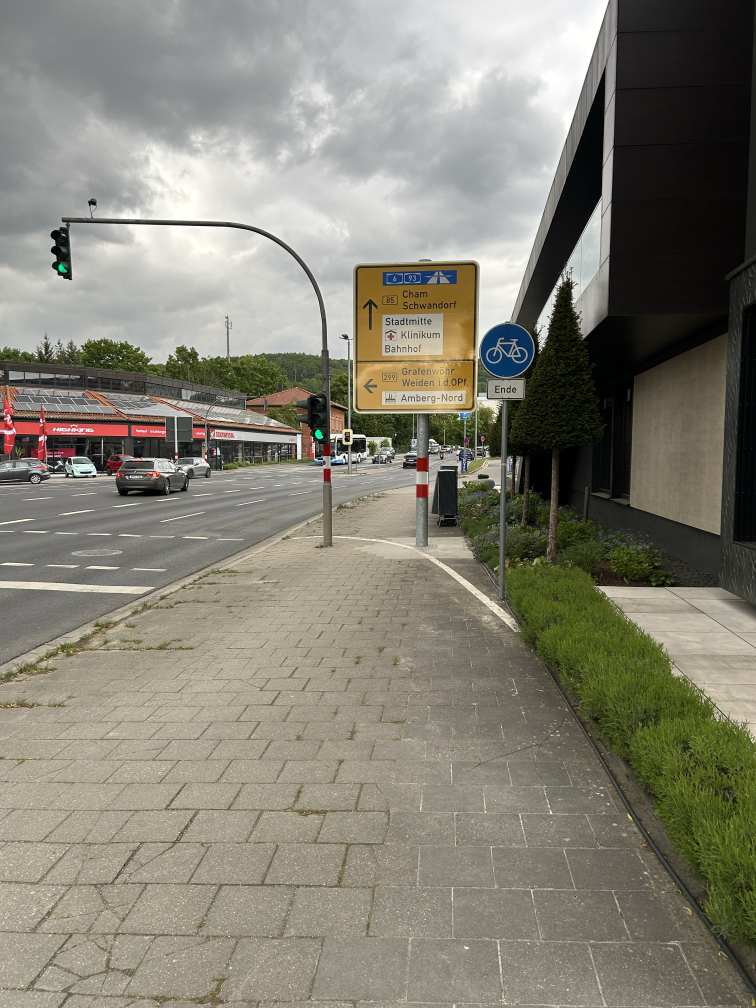
#> input picture data/selected/IMG_2499.jpg, 3024 x 4032 px, given in place of IMG_2499.png, which was not available (shown at 1/4 size)
$ jupyter execute Test_Pipeline_Plots.ipynb   (text cells are left out)
#> lines starting #> are read from the running program, lines starting #| are printed output that depends on the picture; after the words box and inside, x2 and y2 are one past the last pixel; in counts of white or black regions, pixels touching at a corner belong together; long printed decimals are rounded; pictures that were not available may be replaced by others from this repository, and a replacement may not be noted
[cell 1]
# Import
import cv2
import numpy as np
import matplotlib.pyplot as plt
from pathlib import Path

[cell 2]
# Bildpfad
IMAGE_PATH = "../data/selected/IMG_2499.png"

[cell 3]
img_bgr = cv2.imread(IMAGE_PATH)
#> img_bgr is the input picture: shape (4032, 3024, 3); mean B, G, R 116.5, 129.4, 132.1

# bgr zu rgb
img_rgb = cv2.cvtColor(img_bgr, cv2.COLOR_BGR2RGB)


plt.imshow(img_rgb)
#plt.axis('off')
plt.title('Original image')
plt.show()

[cell 4]
# Bilder skalieren
img_rgb.shape[1]
img_width = 800
scale =img_width / img_rgb.shape[1]

skaliertes_img = cv2.resize(img_rgb, (0, 0), fx=scale, fy=scale)

plt.imshow(skaliertes_img)
plt.title('Skaliertes Bild')
plt.show()

[cell 5]
img_rgb = skaliertes_img

[cell 6]
# Biletaral Filter

img_filtered = cv2.bilateralFilter(img_rgb, d=9, sigmaColor=75, sigmaSpace=75)

fig, axes = plt.subplots(1, 2, figsize=(20, 5))

axes[0].imshow(img_filtered)
axes[0].set_title("Biliteral Filter")
axes[0].axis('off')

axes[1].imshow(img_rgb)
axes[1].set_title("Original")
axes[1].axis('off')

plt.tight_layout()
plt.show()

[cell 7]
#Vorbvereitung
#rgb zu hsv (HE wird auf V-Kanal angewendet)
image_hsv_raw = cv2.cvtColor(img_filtered, cv2.COLOR_RGB2HSV)
#> image_hsv_raw: shape (1067, 800, 3); mean H, S, V 38.5, 45.5, 133.8
#print(image_hsv_raw.shape)
v_channel = image_hsv_raw[:, :, 2]
#print(v_channel.shape)
plt.imshow(v_channel, cmap='gray')

[cell 8]
# CLAHE erstellen und auf v-kanal
clahe = cv2.createCLAHE(clipLimit=2.0, tileGridSize=(8, 8))
v_clahe = clahe.apply(v_channel)


plt.imshow(v_channel, cmap='gray')
plt.title("ohne CLAHE")
plt.show()

plt.imshow(v_clahe, cmap='gray')
plt.title("CLAHE")
plt.show()

[cell 9]
# rgb zu hsv
img_hsv = cv2.cvtColor(img_filtered, cv2.COLOR_RGB2HSV)

[cell 10]
# hsv in die Kanäle untertielen
h_channel = img_hsv[:, :, 0]
s_channel = img_hsv[:, :, 1]
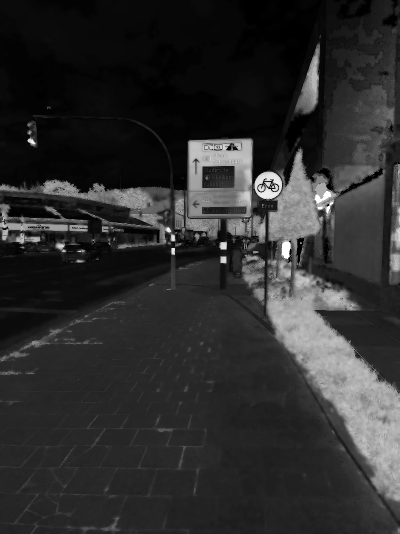
#> s_channel: shape (1067, 800) (shown at 1/2 size); min 0, max 255, mean 45.5
v_channel = img_hsv[:, :, 2]

#Kanäle anzeigen lassen
fig, axes = plt.subplots(1, 4, figsize=(20, 5))

axes[0].imshow(img_filtered)
axes[0].set_title("RGB picture")
axes[0].axis('off')

axes[1].imshow(h_channel, cmap='hsv')
axes[1].set_title("Hue channel")
axes[1].axis('off')

axes[2].imshow(s_channel, cmap='gray')
axes[2].set_title("Saturation channel")
axes[2].axis('off')

axes[3].imshow(v_channel, cmap='gray')
axes[3].set_title("Value channel")
axes[3].axis('off')

plt.tight_layout()
plt.show()

[cell 11]
# Maske/ Farbräume für das HSV Treshholding
masks = {
    "rot":   cv2.inRange(img_hsv,   np.array([0, 125, 50]), np.array([10, 255, 250]))
           | cv2.inRange(img_hsv,   np.array([170, 125, 50]), np.array([179, 255, 250])),
    "blau": cv2.inRange(img_hsv, np.array([90, 80, 50]),  np.array([120, 255, 255])),
    "gelb": cv2.inRange(img_hsv, np.array([18, 130, 100]),  np.array([27, 220, 200])),

}


# Die 3 Masken anzeigen lassen
fig, axes = plt.subplots(1, 4, figsize=(20, 5))
axes[0].imshow(img_filtered)
axes[0].set_title("Original + Bilieral Filter")
axes[0].axis('off')

axes[1].imshow(masks["rot"], cmap='gray')
axes[1].set_title("Rote Maske")
axes[1].axis('off')

axes[2].imshow(masks["blau"], cmap='gray')
axes[2].set_title("Blaue Maske")
axes[2].axis('off')

axes[3].imshow(masks["gelb"], cmap='gray')
axes[3].set_title("Gelbe Maske")
axes[3].axis('off')


plt.tight_layout()
plt.show()

[cell 12]
kernel_open  = cv2.getStructuringElement(cv2.MORPH_ELLIPSE, (4, 4))
kernel_close = cv2.getStructuringElement(cv2.MORPH_ELLIPSE, (7, 7))

mask_rot_clean  = cv2.morphologyEx(masks["rot"],  cv2.MORPH_OPEN,  kernel_open,  iterations=1)
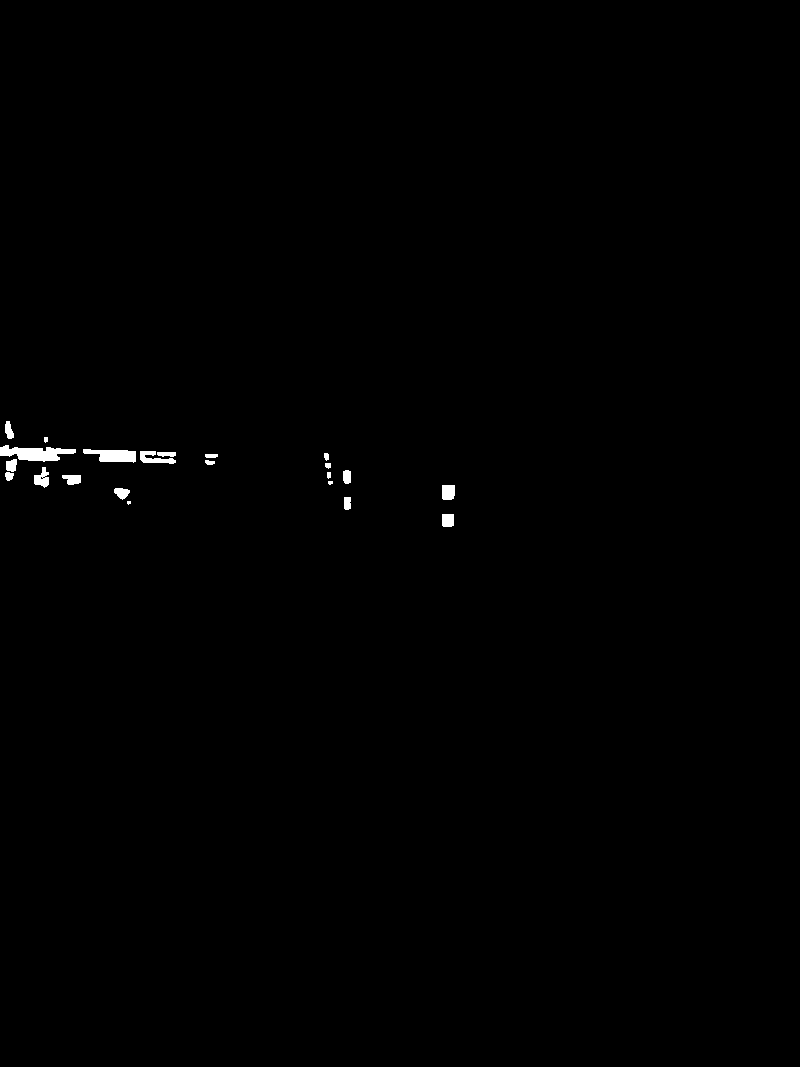
#> mask_rot_clean: shape (1067, 800); 0.36% white; 22 white regions (2 under 20 px), largest, box (x1, y1, x2, y2) and area: (0, 445, 76, 462) 757, (83, 449, 136, 463) 504, (140, 451, 176, 464) 246
mask_rot_clean  = cv2.morphologyEx(mask_rot_clean, cv2.MORPH_CLOSE, kernel_close, iterations=2)
#> mask_rot_clean: shape (1067, 800); 0.45% white; 9 white regions, largest, box (x1, y1, x2, y2) and area: (0, 421, 78, 488) 1704, (80, 449, 176, 464) 974, (324, 453, 351, 485) 340

mask_blau_clean = cv2.morphologyEx(masks["blau"], cv2.MORPH_OPEN,  kernel_open,  iterations=1)
#> mask_blau_clean: shape (1067, 800); 0.3% white; 12 white regions (3 under 20 px), largest, box (x1, y1, x2, y2) and area: (510, 344, 565, 400) 1724, (411, 289, 435, 300) 186, (469, 287, 484, 301) 150
mask_blau_clean = cv2.morphologyEx(mask_blau_clean, cv2.MORPH_CLOSE, kernel_close, iterations=2)
#> mask_blau_clean: shape (1067, 800); 0.37% white; 5 white regions (2 under 20 px), largest, box (x1, y1, x2, y2) and area: (510, 344, 565, 400) 2435, (406, 288, 462, 303) 489, (465, 287, 484, 301) 166

mask_gelb_clean = cv2.morphologyEx(masks["gelb"], cv2.MORPH_OPEN,  kernel_open,  iterations=1)
#> mask_gelb_clean: shape (1067, 800); 1% white; 5 white regions, box (x1, y1, x2, y2) and area: (379, 282, 504, 383) 6978, (380, 391, 427, 433) 915, (474, 382, 502, 433) 878, (380, 384, 395, 396) 104, (412, 390, 424, 396) 51
mask_gelb_clean = cv2.morphologyEx(mask_gelb_clean, cv2.MORPH_CLOSE, kernel_close, iterations=2)
#> mask_gelb_clean: shape (1067, 800); 1.2% white; 1 white region, box (x1, y1, x2, y2) and area: (379, 282, 504, 433) 10196

clean_masks = {
    "rot": mask_rot_clean,
    "blau": mask_blau_clean,
    "gelb": mask_gelb_clean
}

[cell 13]
# Vorher und nacheher vergleichen
fig, ((ax1, ax2), (ax3, ax4), (ax5, ax6)) = plt.subplots(3, 2, figsize=(12, 12))

ax1.imshow(masks["rot"], cmap='gray')
ax1.set_title("rot: vor Morphologie")
ax1.axis('off')

ax2.imshow(mask_rot_clean, cmap='gray')
ax2.set_title("rot: nach Opening + Closing")
ax2.axis('off')

ax3.imshow(masks["blau"], cmap='gray')
ax3.set_title("blau: vor Morphologie")
ax3.axis('off')

ax4.imshow(mask_blau_clean, cmap='gray')
ax4.set_title("blau: nach Opening + Closing")
ax4.axis('off')

ax5.imshow(masks["gelb"], cmap='gray')
ax5.set_title("gelb: vor Morphologie")
ax5.axis('off')

ax6.imshow(mask_gelb_clean, cmap='gray')
ax6.set_title("gelb: nach Opening + Closing")
ax6.axis('off')

plt.tight_layout()
plt.show()
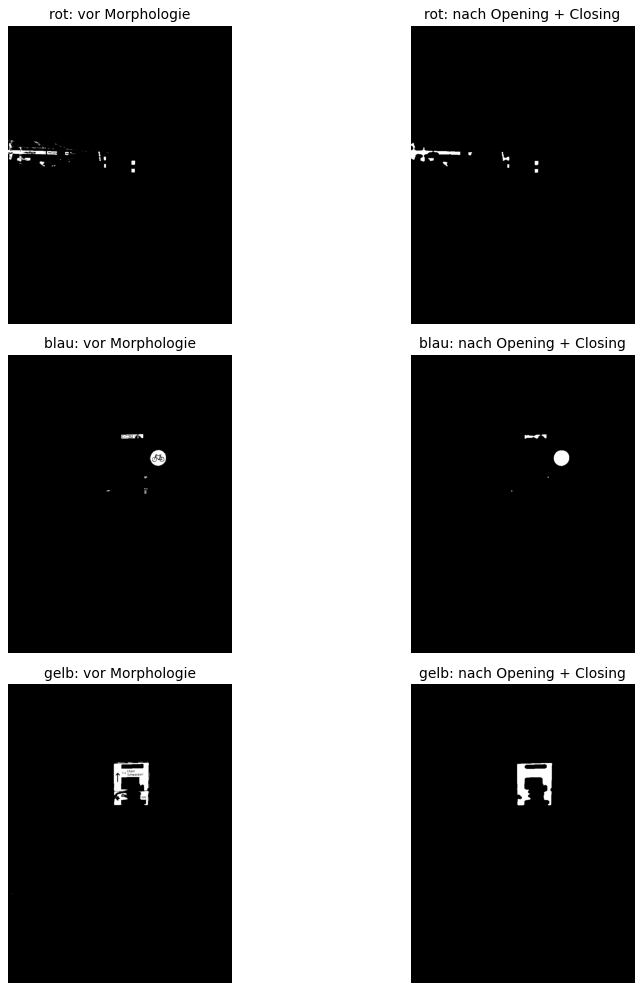
#> figure drawn by matplotlib, 6 panels

[cell 14]
MIN_AREA = 600

[cell 15]
def find_signs(mask, mask_color, connectivity=8):
    num_labels, labels, stats, centroids = cv2.connectedComponentsWithStats(mask, connectivity=8)

    sings = []

    for label_id in range(1, num_labels):
        x = stats[label_id, cv2.CC_STAT_LEFT]
        y = stats[label_id, cv2.CC_STAT_TOP]
        w = stats[label_id, cv2.CC_STAT_WIDTH]
        h = stats[label_id, cv2.CC_STAT_HEIGHT]
        area = stats[label_id, cv2.CC_STAT_AREA]
        cx, cy = centroids[label_id]
        aspect_ratio = w / h

        if area < MIN_AREA or not (0.5 <= aspect_ratio <= 2.0):
            continue

        #Convex Hull (Vorlesung 5, Folie 53)
        region_mask = (labels == label_id).astype(np.uint8)
        contours, _ = cv2.findContours(region_mask, cv2.RETR_EXTERNAL, cv2.CHAIN_APPROX_NONE)
        hull = cv2.convexHull(contours[0])
        hull_area = cv2.contourArea(hull)
        if hull_area > 0:
            hull_ratio = area / hull_area
        else:
            hull_ratio = 0.0

        sings.append(
            {"color": mask_color,
            "bbox": (x, y, w, h),
            "area": area,
            "centroid": (cx, cy),
            "aspect_ratio": aspect_ratio,
            "hull_ratio": hull_ratio,}
            )
    return sings

[cell 16]
# Alle Schilder in den 3 Masken finden
found_signs = []

for color, mask in clean_masks.items():
    signs = find_signs(mask, color)
    found_signs += signs
#> this loop made 3 passes
#> (color, num_labels in find_signs) on passes 1 to 2: ('rot', 10), ('blau', 6)

[cell 17]
print("Found signs:", len(found_signs))
#| Found signs: 3
for sign in found_signs:
    print(sign)
#> this loop made 3 passes
#| {'color': 'rot', 'bbox': (0, 421, 78, 67), 'area': 1704, 'centroid': (27.678, 456.623), 'aspect_ratio': 1.164, 'hull_ratio': 0.5119}
#| {'color': 'blau', 'bbox': (510, 344, 55, 56), 'area': 2435, 'centroid': (537.045, 370.741), 'aspect_ratio': 0.9821, 'hull_ratio': 1.019}
#| {'color': 'gelb', 'bbox': (379, 282, 125, 151), 'area': 10196, 'centroid': (437.913, 345.308), 'aspect_ratio': 0.8278, 'hull_ratio': 0.5584}

[cell 18]
# Entferne kleiner Bounding Boxes die in einer großen Liegen
found_signs = sorted(found_signs, key=lambda sign: sign["area"], reverse=True)


filtered_signs = []

for sign in found_signs:
    x_begin, y_begin, w, h = sign["bbox"]
    x_end, y_end = x_begin + w, y_begin + h

    is_inside_bigger = False

    for bigger in filtered_signs:
        x_box_begin, y_box_begin, w_box, h_box = bigger["bbox"]
        x_box_end, y_box_end = x_box_begin + w_box, y_box_begin + h_box

        if (x_begin >= x_box_begin and x_end <= x_box_end and
            y_begin >= y_box_begin and y_end <= y_box_end):
            is_inside_bigger = True
            break

    if not is_inside_bigger:
        filtered_signs.append(sign)
#> this loop made 3 passes
#> (x_begin, y_begin, w, h, x_end, y_end) on passes 1 to 3: (379, 282, 125, 151, 504, 433), (510, 344, 55, 56, 565, 400), (0, 421, 78, 67, 78, 488)
#> after the loop, filtered_signs = 3 items

found_signs = filtered_signs

print("Nach entfernen von überflüssigen Bounding Boxen:", len(found_signs), "Schilder")
#| Nach entfernen von überflüssigen Bounding Boxen: 3 Schilder
for sign in found_signs:
    print(sign)

[cell 19]
#Klassifikation der Schilder anhand Form und Farbe

def classify_sign(color, area, w, h, cx, cy, x, y, hull_ratio):
    fill_ratio = area / (w * h)            # Fläche / Bbox Fläche
    aspect_ratio = w / h
    is_squarish = 0.75 <= aspect_ratio <= 1.25
    '''
    if hull_ratio < 0.70:
        return "Unbekannt"
    '''
    cy_rel = (cy - y) / h

    # Rote Schilder
    if color == "rot":
        if not is_squarish:
            return "Unbekannt"
        if fill_ratio > 0.30:
            return "Verbotsschild"
        if cy_rel > 0.55:
            return "Gefahrenschild"
        if cy_rel < 0.45:
            return "Vorfahrt gewaehren"
        return "Unbekannt"

    # Blaue Schilder
    if color == "blau":
        if is_squarish:
            return "Gebotsschild"
        return "Hinweisschild"

     # Gelbe Schilder
    if color == "gelb":
        if 0.85 <= aspect_ratio <= 1.20:
            return "Vorfahrtsstrasse"
        if aspect_ratio < 0.85:
            return "Ortsschild / Wegweiser"
        return "Unbekannt"


    return "Unbekannt"

[cell 20]
# Klassifikation der gefundenen Schilder
for sign in found_signs:
    x, y, w, h = sign["bbox"]
    cx, cy = sign["centroid"]

    sign["klasse"] = classify_sign(
        sign["color"],
        sign["area"],
        w, h, cx, cy, x, y,
        sign["hull_ratio"]
    )
#> this loop made 3 passes
#> (x, y, w, h, cx, cy, fill_ratio in classify_sign, aspect_ratio in classify_sign) on passes 1 to 3: (379, 282, 125, 151, 437.9, 345.3, 0.54, 0.828), (510, 344, 55, 56, 537, 370.7, 0.791, 0.982), (0, 421, 78, 67, 27.68, 456.6, 0.326, 1.16)

print("Klassifizierte Schilder:", len(found_signs))
#| Klassifizierte Schilder: 3
for sign in found_signs:
    print(sign)

[cell 21]
# Farben für die Bounding Boxes
color_map = {
    "rot":  (255, 0, 0),
    "blau": (0, 0, 255),
    "gelb": (255, 255, 0),
}

# Kopie
img_result = img_rgb.copy()

for sign in found_signs:
    x, y, w, h = sign["bbox"]
    color = color_map[sign["color"]]
    #BBox und Klasse zeichnen
    cv2.rectangle(img_result, (x, y), (x + w, y + h), color, 4)

    label = sign["klasse"]
    cv2.putText(img_result, label, (x, y - 10),
                cv2.FONT_HERSHEY_SIMPLEX, 0.9, color, 2)
#> this loop made 3 passes
#> (x, y, w, h, color, label) on passes 1 to 3: (379, 282, 125, 151, (255, 255, 0), 'Ortsschild / Wegweiser'), (510, 344, 55, 56, (0, 0, 255), 'Gebotsschild'), (0, 421, 78, 67, (255, 0, 0), 'Verbotsschild')
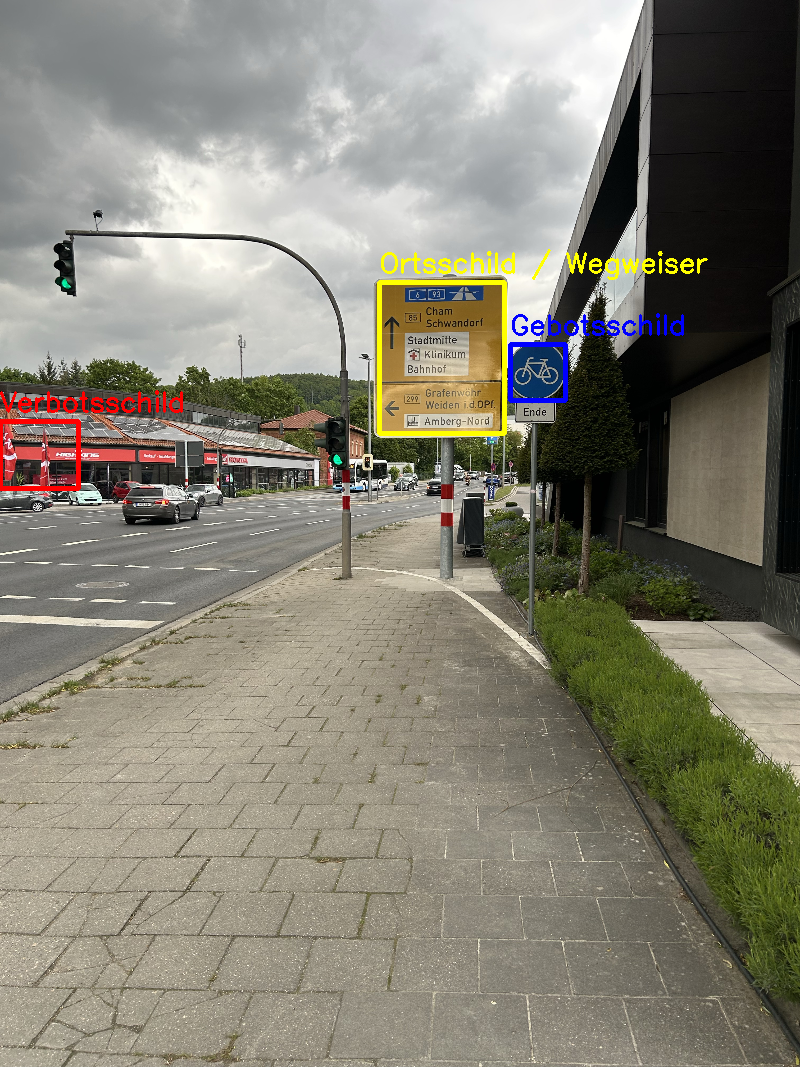
#> img_result: shape (1067, 800, 3); mean R, G, B 133, 129.6, 116

# Ergebnis anzeigen
plt.figure(figsize=(14, 10))
plt.imshow(img_result)
plt.axis('off')
plt.show()

$ run again, with data/selected/IMG_2389.jpg copied over data/selected/IMG_2499.jpg
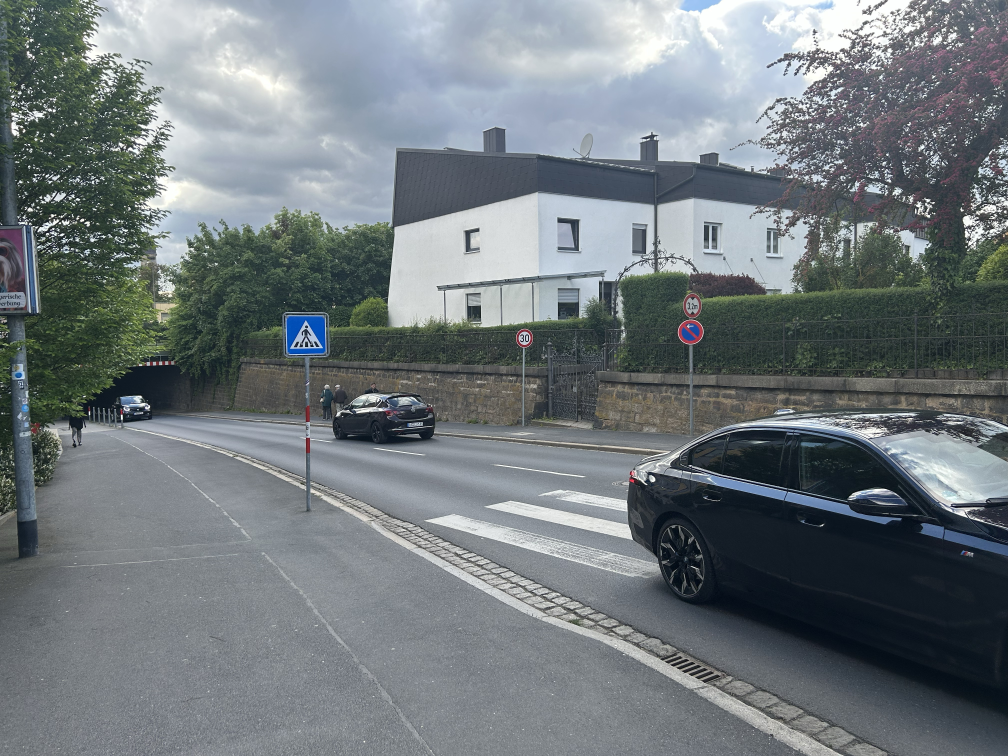
#> input picture data/selected/IMG_2389.jpg, 4032 x 3024 px, given in place of IMG_2499.png, which was not available (shown at 1/4 size)
#> img_bgr is the input picture: shape (3024, 4032, 3); mean B, G, R 124.8, 120.9, 113.1
#> image_hsv_raw: shape (600, 800, 3); mean H, S, V 93.8, 40, 126.7
#> mask_rot_clean: shape (600, 800); every value is 0
#> `mask_blau_clean = cv2.morphologyEx(mask_blau_clean, cv2.MORPH_CLOSE, k..`:
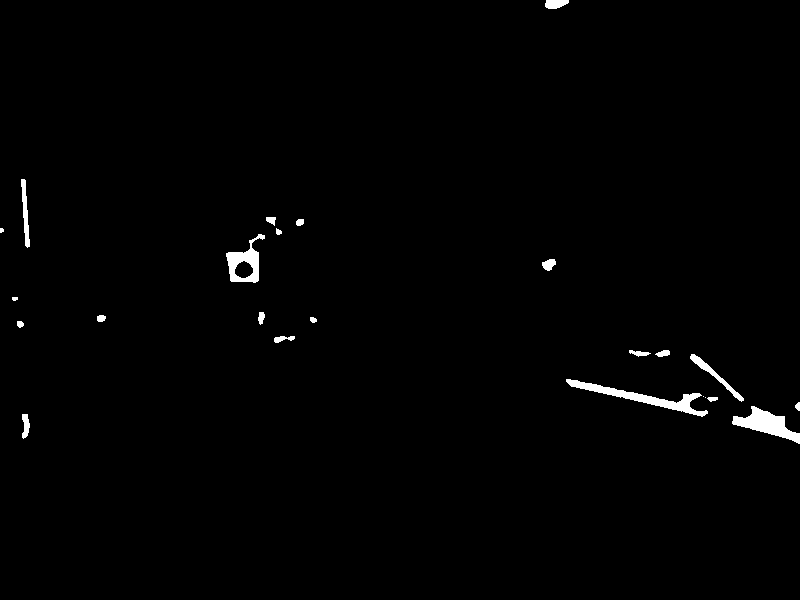
#> mask_blau_clean: shape (600, 800); 1% white; 24 white regions (3 under 20 px), largest, box (x1, y1, x2, y2) and area: (566, 379, 708, 417) 1185, (732, 406, 800, 444) 1070, (226, 234, 265, 283) 791
#> the loop `for color, mask in clean_masks.items():` made 3 passes
#> (color, num_labels in find_signs, stats in find_signs, centroids in find_signs) on passes 1, 3: ('rot', 1, [[0, 0, 800, 600, 480000]], [[399.5, 299.5]]), ('gelb', 1, [[0, 0, 800, 600, 480000]], [[399.5, 299.5]])
#| Found signs: 2
#> the loop `for sign in found_signs:` made 2 passes
#| {'color': 'blau', 'bbox': (226, 234, 39, 49), 'area': 791, 'centroid': (244.542, 262.332), 'aspect_ratio': 0.7959, 'hull_ratio': 0.604}
#| {'color': 'blau', 'bbox': (732, 406, 68, 38), 'area': 1070, 'centroid': (766.307, 423.874), 'aspect_ratio': 1.789, 'hull_ratio': 0.8155}
#> the loop `for sign in found_signs:` made 2 passes
#> (x_begin, y_begin, w, h, x_end, y_end) on passes 1 to 2: (732, 406, 68, 38, 800, 444), (226, 234, 39, 49, 265, 283)
#> after the loop `for sign in found_signs:`: filtered_signs = 2 items
#| Nach entfernen von überflüssigen Bounding Boxen: 2 Schilder
#> the loop `for sign in found_signs:` made 2 passes
#> (x, y, w, h, cx, cy) on passes 1 to 2: (732, 406, 68, 38, 766.3, 423.9), (226, 234, 39, 49, 244.5, 262.3)
#| Klassifizierte Schilder: 2
#> the loop `for sign in found_signs:` made 2 passes
#> (x, y, w, h, color, label) on passes 1 to 2: (732, 406, 68, 38, (0, 0, 255), 'Hinweisschild'), (226, 234, 39, 49, (0, 0, 255), 'Gebotsschild')
#> after the loop `for sign in found_signs:`:
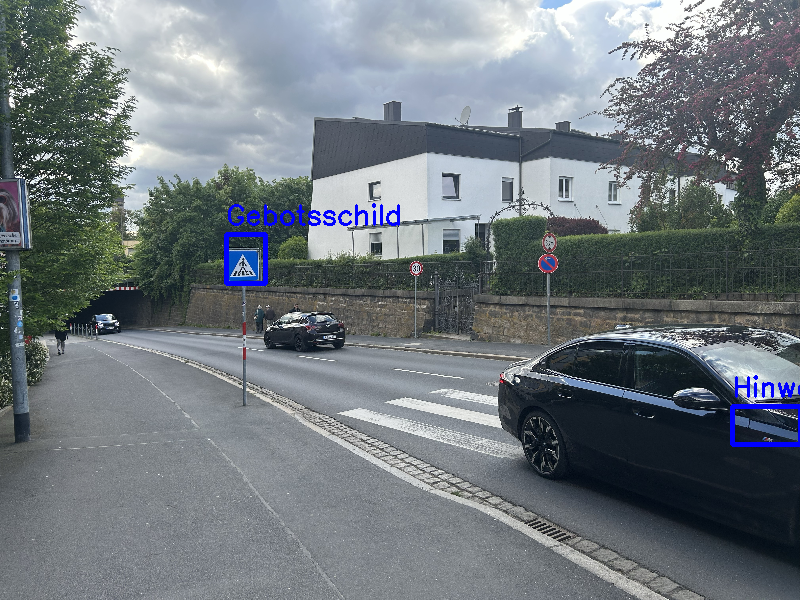
#> img_result: shape (600, 800, 3); mean R, G, B 112.3, 120, 125.8
